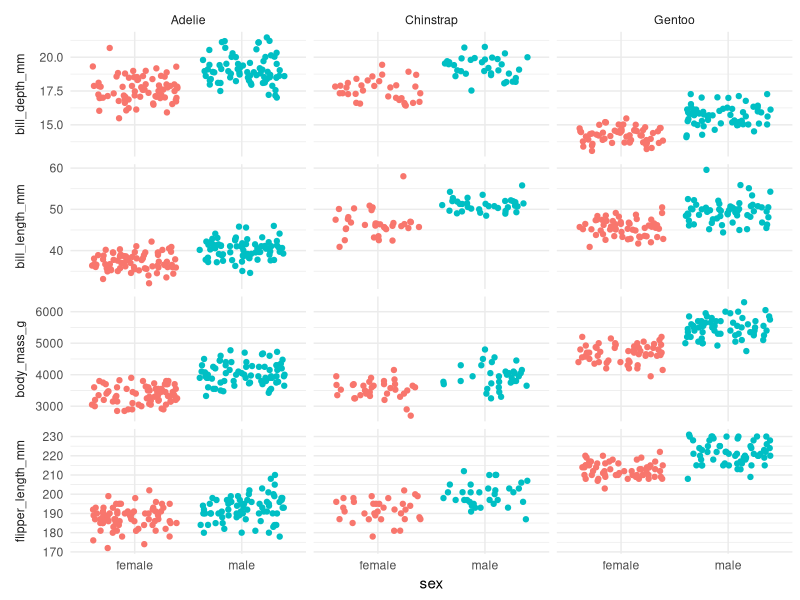
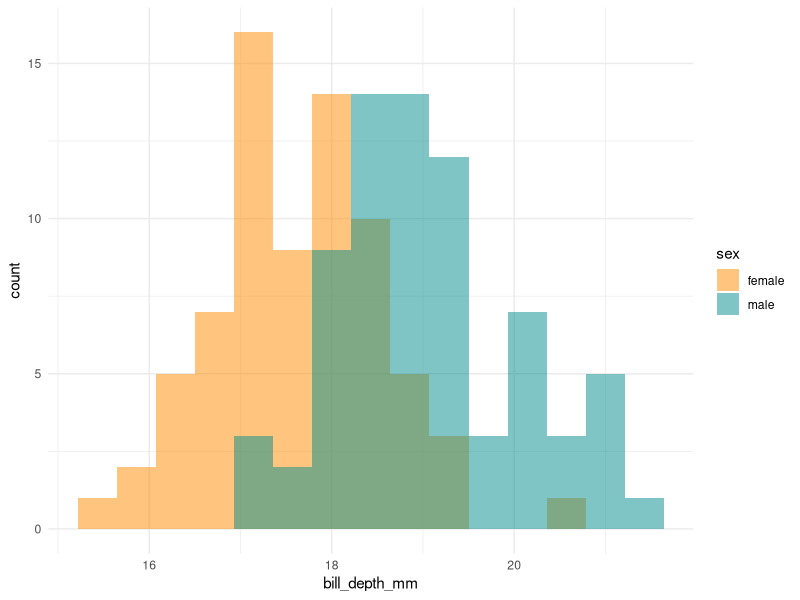
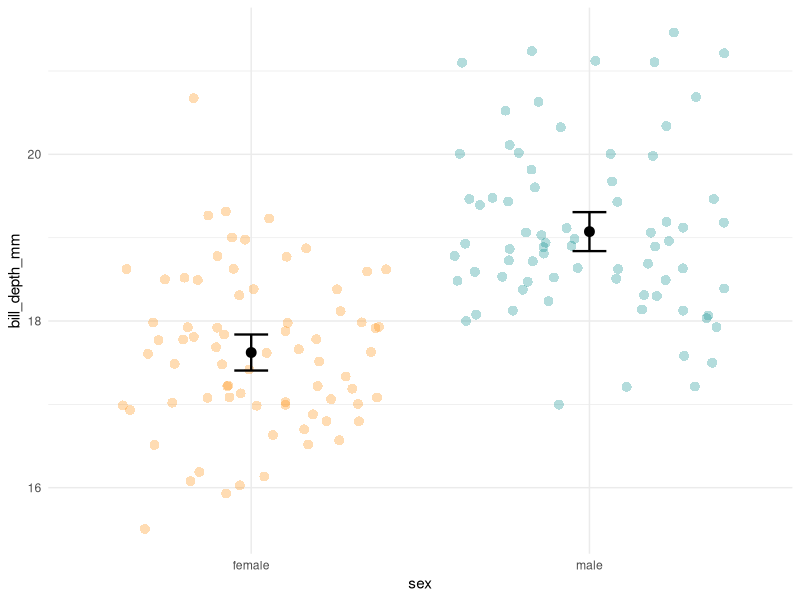
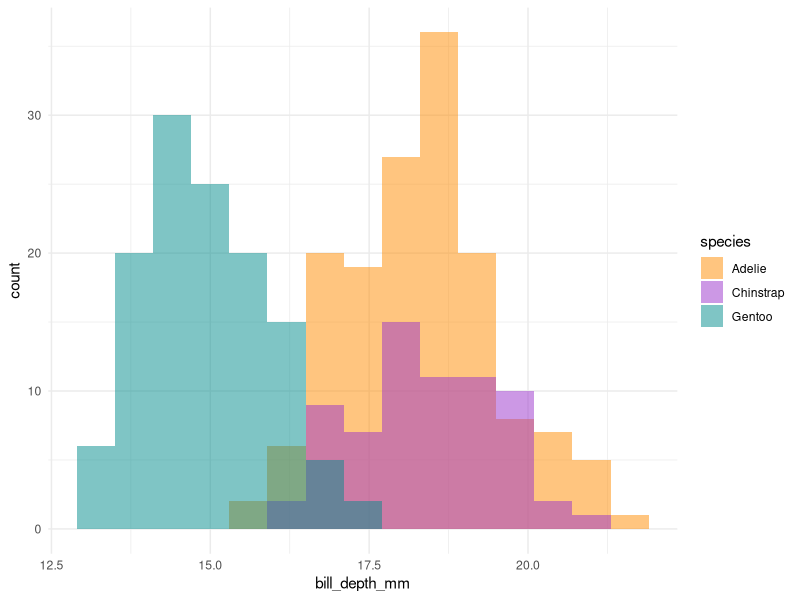
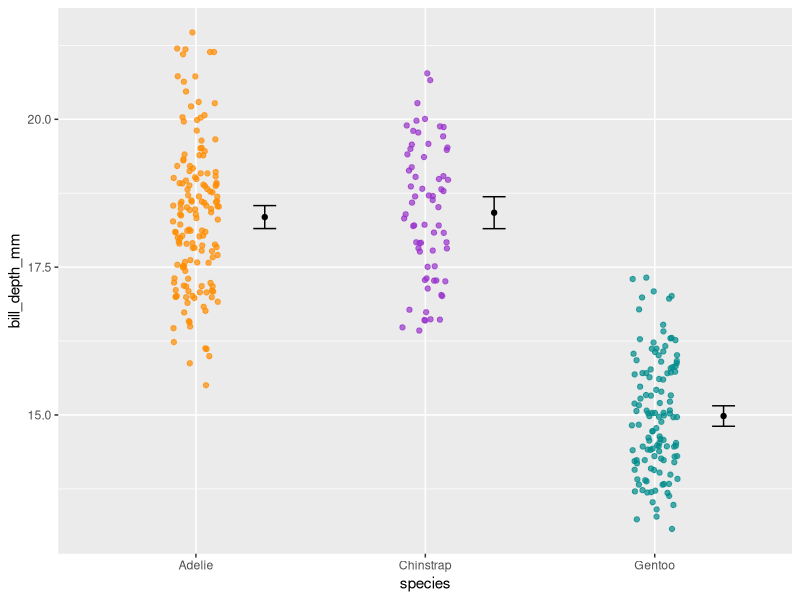

R code for these plots, in order:

# Load Packages -----------------------------------------------------------

library(tidyverse)
library(palmerpenguins)


# Read Data ---------------------------------------------------------------

data("penguins")
head(penguins)
str(penguins)



# Evidence of Sexual Dimorphism? ------------------------------------------

penguins %>%
  select(
    species,
    sex,
    bill_length_mm,
    bill_depth_mm,
    flipper_length_mm,
    body_mass_g
  ) %>%
  pivot_longer(
    col = where(is.numeric),
    names_to = "variable",
    values_to = "value"
  ) %>%
  filter(complete.cases(.)) %>%
  ggplot(mapping = aes(x = sex, y = value)) +
  geom_jitter(aes(color = sex)) +
  facet_grid(variable ~ species, scales = "free_y", switch = "y") +
  labs(y = NULL) +
  guides(color = "none") +
  theme_minimal() +
  theme(strip.placement = "outside")


# Bill Depth --------------------------------------------------------------

adelie_bill_depth <-
  penguins %>% 
  filter(species == "Adelie") %>% 
  select(sex, bill_depth_mm) %>% 
  filter(complete.cases(.)) %>% 
  print()



# Bill Depth Distribution -------------------------------------------------

adelie_bill_depth %>% 
  ggplot(aes(x = bill_depth_mm)) +
  geom_histogram(
    aes(fill = sex), 
    bins = 15, 
    alpha = 0.5, 
    position = "identity"
  ) +
  scale_fill_manual(values = c("darkorange","cyan4")) +
  theme_minimal()


# Bill Depth Mean and Confidence Interval ---------------------------------

adelie_bill_depth_summary <-
  adelie_bill_depth %>% 
  group_by(sex) %>% 
  summarize(
    n = n(),
    mean = mean(bill_depth_mm),
    sd = sd(bill_depth_mm),
    sem = sd/sqrt(n),
    upper = mean + 1.96 * sem,
    lower = mean - 1.96 * sem
  ) %>% 
  print()


# Graph of Mean and CI ----------------------------------------------------

adelie_bill_depth %>% 
  ggplot(aes(x = sex, y = bill_depth_mm)) +
  geom_jitter(aes(color = sex), 
              shape = 16, size = 3, 
              alpha = 0.3, width = 0.4) +
  geom_errorbar(aes(y = mean, ymax = upper, ymin = lower), 
                data = adelie_bill_depth_summary, 
                width = .1, size = .8) +
  geom_point(aes(y = mean), 
             data = adelie_bill_depth_summary, 
             size = 3) +
  scale_color_manual(values = c("darkorange","cyan4")) +
  theme_minimal() +
  guides(color = "none")


# t-test ------------------------------------------------------------------

(ttest_results <- t.test(formula = bill_depth_mm ~ sex, data = adelie_bill_depth))
unname(diff(ttest_results$estimate))


# Compare 3 Groups --------------------------------------------------------

penguins %>% 
  ggplot(aes(x = bill_depth_mm)) +
  geom_histogram(
    aes(fill = species), 
    bins = 15, 
    alpha = 0.5, 
    position = "identity",
    na.rm = TRUE
  ) +
  scale_fill_manual(values = c("darkorange", "darkorchid", "cyan4")) +
  theme_minimal()


# Mean Bill Depth by Species ----------------------------------------------

#table
bill_depth_means <-
  penguins %>% 
  filter(!is.na(bill_depth_mm)) %>%      # remove missing values
  group_by(species) %>% 
  summarize(
    mean = mean(bill_depth_mm),
    sd = sd(bill_depth_mm),
    n = n(),
    sem = sd / sqrt(n),
    upper = mean + 1.96 * sem,
    lower = mean - 1.96 * sem
  ) %>% 
  print()

# graph
ggplot(data = penguins, aes(x = species, y = bill_depth_mm)) +
  geom_jitter(aes(color = species),
              width = 0.1,
              alpha = 0.7,
              show.legend = FALSE,
              na.rm = TRUE) +
  geom_errorbar(aes(y = mean, ymin = lower, ymax = upper), 
                data = bill_depth_means,
                width = .1, position = position_nudge(.3)) +
  geom_point(aes(y = mean), data = bill_depth_means,
             position = position_nudge(.3)) +
  scale_color_manual(values = c("darkorange","darkorchid","cyan4"))


# ANOVA -------------------------------------------------------------------

aov_bill_depth_species <- aov(bill_depth_mm ~ species, data = penguins)


summary(aov_bill_depth_species)


  

